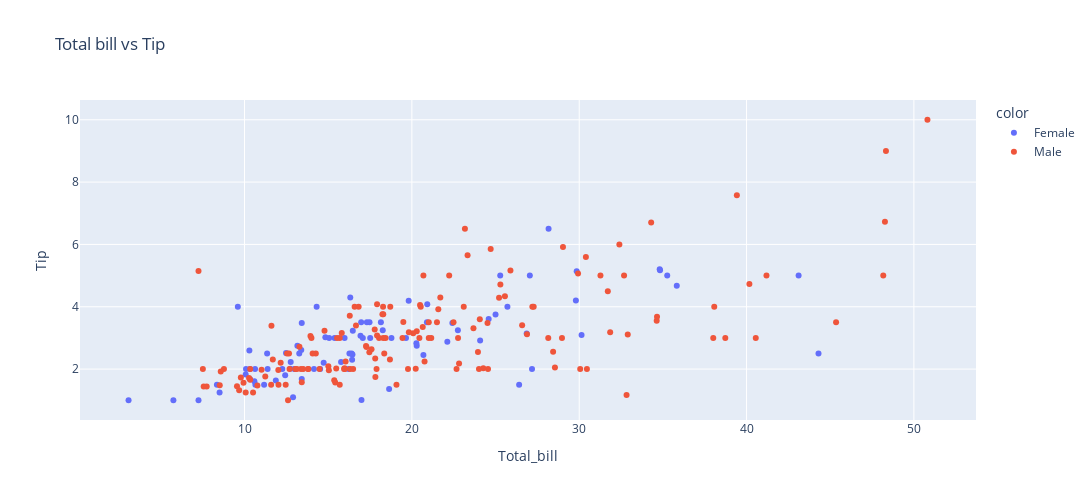

The notebook cell this image was saved under:
### Code cell
fig = px.scatter(x=df['total_bill'], y=df['tip'], title="Total bill vs Tip", color=df['sex'], size_max=20)

fig.update_layout(width=1200, height=500)
fig.update_xaxes(title_text='Total_bill')
fig.update_yaxes(title_text='Tip')

fig.show()

### Figure 1 — Plotly figure (JSON) as saved in the notebook; plotly's stock layout.template omitted (floating-point values rounded to 4 significant figures; data arrays with more than 128 entries replaced by an {"elided": "..."} marker saying what was removed)
{"data": [{"hovertemplate": "color=Female<br>x=%{x}<br>y=%{y}<extra></extra>", "legendgroup": "Female", "marker": {"color": "#636efa", "symbol": "circle"}, "mode": "markers", "name": "Female", "orientation": "v", "showlegend": true, "type": "scatter", "x": [16.99, 24.59, 35.26, 14.83, 10.33, 16.97, 20.29, 15.77, 19.65, 15.06, 20.69, 16.93, 10.29, 34.81, 26.41, 16.45, 3.07, 17.07, 26.86, 25.28, 14.73, 10.07, 34.83, 5.75, 16.32, 22.75, 11.35, 15.38, 44.3, 22.42, 20.92, 14.31, 7.25, 25.71, 17.31, 10.65, 12.43, 24.08, 13.42, 12.48, 29.8, 14.52, 11.38, 20.27, 11.17, 12.26, 18.26, 8.51, 10.33, 14.15, 13.16, 17.47, 27.05, 16.43, 8.35, 18.64, 11.87, 29.85, 25, 13.39, 16.21, 17.51, 10.59, 10.63, 9.6, 20.9, 18.15, 19.81, 43.11, 13, 12.74, 13, 16.4, 16.47, 12.76, 13.27, 28.17, 12.9, 30.14, 13.42, 15.98, 16.27, 10.09, 22.12, 35.83, 27.18, 18.78], "xaxis": "x", "y": [1.01, 3.61, 5, 3.02, 1.67, 3.5, 2.75, 2.23, 3, 3, 2.45, 3.07, 2.6, 5.2, 1.5, 2.47, 1, 3, 3.14, 5, 2.2, 1.83, 5.17, 1, 4.3, 3.25, 2.5, 3, 2.5, 3.48, 4.08, 4, 1, 4, 3.5, 1.5, 1.8, 2.92, 1.68, 2.52, 4.2, 2, 2, 2.83, 1.5, 2, 3.25, 1.25, 2, 2, 2.75, 3.5, 5, 2.3, 1.5, 1.36, 1.63, 5.14, 3.75, 2.61, 2, 3, 1.61, 2, 4, 3.5, 3.5, 4.19, 5, 2, 2.01, 2, 2.5, 3.23, 2.23, 2.5, 6.5, 1.1, 3.09, 3.48, 3, 2.5, 2, 2.88, 4.67, 2, 3], "yaxis": "y"}, {"hovertemplate": "color=Male<br>x=%{x}<br>y=%{y}<extra></extra>", "legendgroup": "Male", "marker": {"color": "#EF553B", "symbol": "circle"}, "mode": "markers", "name": "Male", "orientation": "v", "showlegend": true, "type": "scatter", "x": {"elided": "157 float values"}, "xaxis": "x", "y": {"elided": "157 float values"}, "yaxis": "y"}], "layout": {"height": 500, "legend": {"title": {"text": "color"}, "tracegroupgap": 0}, "title": {"text": "Total bill vs Tip"}, "width": 1200, "xaxis": {"anchor": "y", "domain": [0, 1], "title": {"text": "Total_bill"}}, "yaxis": {"anchor": "x", "domain": [0, 1], "title": {"text": "Tip"}}}}
